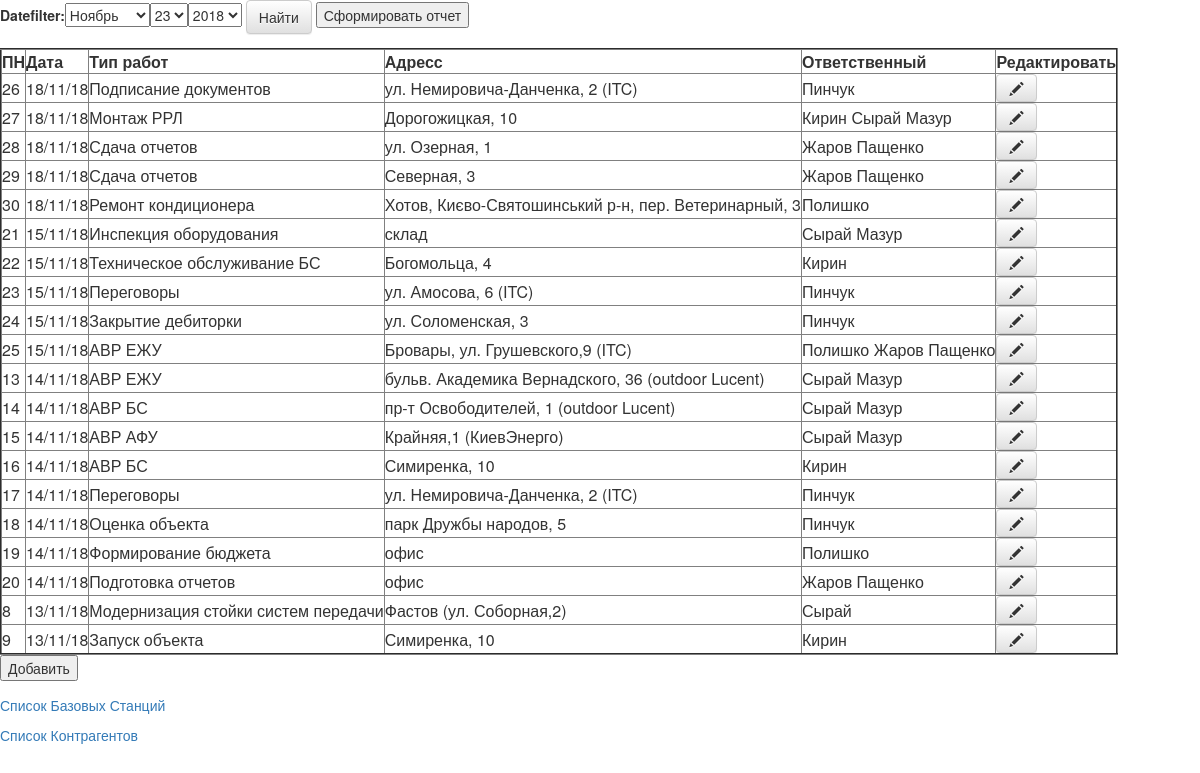
The page / on the database its author committed.
### everyday/models.py (models this page shows, shortened)
@python_2_unicode_compatible
class DTE(models.Model):
    created_date = models.DateTimeField(
        default=yesterday)
    nn = models.IntegerField()
    dept = models.CharField(max_length=20,default='')
    work = models.CharField(max_length=200)
    adress = models.ForeignKey(BTS,null=True)
    rezult = models.CharField(max_length=10,default=u'выполнено')
    executor = models.ManyToManyField(personel)
    elapsed_time = models.CharField(max_length=5)
    car = models.ForeignKey(Car,null=True)
    note = models.CharField(max_length=200,blank=True,null=True)

@python_2_unicode_compatible
class BTS(models.Model):
    ECP = models.CharField(max_length=10)
    UCN = models.CharField(max_length=10)
    adress = models.CharField(max_length=200)
    dn = models.CharField(max_length=50)
    contra = models.ForeignKey(Contra,null=True)
    class Meta:
        ordering = ['adress']
    def __str__(self):
        return self.adress

@python_2_unicode_compatible
class personel(models.Model):
    Name = models.CharField(unique=True,max_length=50)
    Position = models.CharField(max_length=50,default='SOME STRING')

### everyday/views.py (the view)
# urls.py: url(r'^$', views.dte_list, name='dte_list'),
def dte_list(request):
    dtes = DTE.objects.order_by('-created_date')[:20]
    if request.method == "POST":
        form = dteFilter(request.POST)
        if form.is_valid():
            datefilter=form.cleaned_data['datefilter']
            dtes = DTE.objects.filter(created_date=datefilter)[:30]
            return render(request, 'everyday/dtes.html', {'form': form, 'dtes': dtes})
    else:
        form = dteFilter()
    return render(request, 'everyday/dtes.html', {'form': form,'dtes': dtes})

### everyday/forms.py
class dteFilter(forms.Form):
    datefilter = forms.DateField(widget=forms.SelectDateWidget(),initial=timezone.now())

### everyday/templates/everyday/dtes.html (shortened to what this page needs)
<head>
    <link rel="stylesheet" href="//maxcdn.bootstrapcdn.com/bootstrap/3.2.0/css/bootstrap.min.css">
    <link rel="stylesheet" href="//maxcdn.bootstrapcdn.com/bootstrap/3.2.0/css/bootstrap-theme.min.css">
</head>
{% block content %}
  <form method="POST" class="post-form" autocomplete="off">{% csrf_token %}
       {{ form }}
       <button type="submit" class="save btn btn-default">Найти</button>
       <button onclick="location.href='{% url 'make' d=dtes.0.created_date|date:'d' m=dtes.0.created_date|date:'m' y=dtes.0.created_date|date:'Y' %}'" type="button">
     Сформировать отчет</button>
  </form>
  <table border=2>
    <thead>
     <tr>
      <th data-type="number">ПН</th>
      <th data-type="string">Дата</th>
      <th data-type="string">Тип работ</th>
      <th data-type="string">Адресс</th>
      <th data-type="string">Ответственный</th>
      <th>Редактировать</th>
     </tr>
    </thead>
       {% for dte in dtes %}
         <tr>
            <td>{{ dte.nn }}</td>
            <td>{{ dte.created_date|date:'d/m/y' }}</td>
	          <td>{{ dte.work }}</td>
	          <td>{{ dte.adress }}</td>
	          <td>
              {% for executor in dte.executor.all %}
                {{ executor.Name }}
              {% endfor %}
            </td>
            <td><a class="btn btn-default" href="{% url 'dte_edit' nn=dte.nn %}"><span class="glyphicon glyphicon-pencil"></span></a></td>
	       </tr>
       {% endfor %}
  </table>
  <form>
    <input type="button" value="Добавить" onClick='location.href="../new/dte/"'>
  </form>
  <p><a href="{% url 'btss' %}">Список Базовых Станций</a></p>
  <p><a href="{% url 'contras' %}">Список Контрагентов</a></p>
{% endblock %}

### everyday/templates/everyday/dtes.html (style rules this page uses)
th { cursor: pointer; }

### rows shown on the page
DTE: nn "26", created_date "18/11/18", work "Подписание документов", adress "ул. Немировича-Данченка, 2 (ITC)"
personel: Name "Пинчук"
DTE: nn "27", created_date "18/11/18", work "Монтаж РРЛ", adress "Дорогожицкая, 10"
personel: Name "Кирин"
personel: Name "Сырай"
personel: Name "Мазур"
DTE: nn "28", created_date "18/11/18", work "Сдача отчетов", adress "ул. Озерная, 1"
personel: Name "Жаров"
personel: Name "Пащенко"
DTE: nn "29", created_date "18/11/18", work "Сдача отчетов", adress "Северная, 3"
DTE: nn "30", created_date "18/11/18", work "Ремонт кондиционера", adress "Хотов, Києво-Святошинський р-н, пер. Ветеринарный, 3"
personel: Name "Полишко"
DTE: nn "21", created_date "15/11/18", work "Инспекция оборудования", adress "склад"
DTE: nn "22", created_date "15/11/18", work "Техническое обслуживание БС", adress "Богомольца, 4"
DTE: nn "23", created_date "15/11/18", work "Переговоры", adress "ул. Амосова, 6 (ITC)"
DTE: nn "24", created_date "15/11/18", work "Закрытие дебиторки", adress "ул. Соломенская, 3"
DTE: nn "25", created_date "15/11/18", work "АВР ЕЖУ", adress "Бровары, ул. Грушевского,9 (ITC)"
DTE: nn "13", created_date "14/11/18", work "АВР ЕЖУ", adress "бульв. Академика Вернадского, 36 (outdoor Lucent)"
DTE: nn "14", created_date "14/11/18", work "АВР БС", adress "пр-т Освободителей, 1 (outdoor Lucent)"
DTE: nn "15", created_date "14/11/18", work "АВР АФУ", adress "Крайняя,1 (КиевЭнерго)"
DTE: nn "16", created_date "14/11/18", work "АВР БС", adress "Симиренка, 10"
DTE: nn "17", created_date "14/11/18", work "Переговоры", adress "ул. Немировича-Данченка, 2 (ITC)"
DTE: nn "18", created_date "14/11/18", work "Оценка объекта", adress "парк Дружбы народов, 5"
DTE: nn "19", created_date "14/11/18", work "Формирование бюджета", adress "офис"
DTE: nn "20", created_date "14/11/18", work "Подготовка отчетов", adress "офис"
DTE: nn "8", created_date "13/11/18", work "Модернизация стойки систем передачи", adress "Фастов (ул. Соборная,2)"
DTE: nn "9", created_date "13/11/18", work "Запуск объекта", adress "Симиренка, 10"
